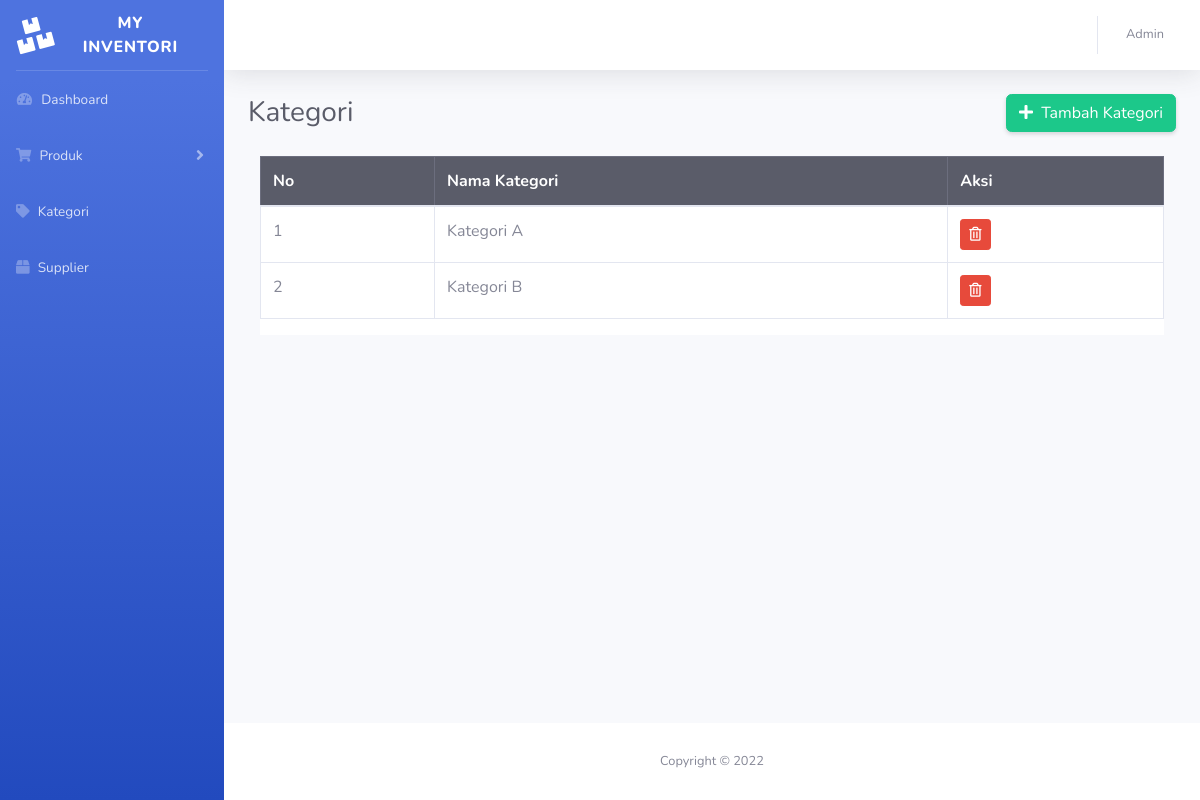
Screenshot of /kategori.php (signed in) with the database file from the repository.
### tables this page shows
CREATE TABLE `kategori` (
  `id_kategori` int(255) NOT NULL,
  `nama_kategori` varchar(255) NOT NULL
);

### kategori.php (the view, shortened to what this page needs)
<?php
include '_koneksi.php';
$sql = "SELECT * FROM kategori";
$result = $conn->query($sql);
if ($result->num_rows > 0) {
  while($row = $result->fetch_assoc()) {
    $kategori[] = $row;
  }
} else {
  echo "0 results";
}
?>
<!DOCTYPE html>
<html lang="en">
<head>
    <link href="vendor/fontawesome-free/css/all.min.css" rel="stylesheet" type="text/css">
    <link href="css/sb-admin-2.min.css" rel="stylesheet">
</head>
<body id="page-top">
    <div id="wrapper">
		<?php include 'inc/sidebar.php'; ?>
        <div id="content-wrapper" class="d-flex flex-column">
            <div id="content">
				<?php include 'inc/topbar.php'; ?>
                <div class="container-fluid">
					<div class="d-sm-flex align-items-center justify-content-between mb-4">
						<h1 class="h3 mb-0 text-gray-800">Kategori</h1>
						<a href="kategori_tambah.php" class="btn btn-success shadow-sm">
						<i class="fas fa-plus mr-1"></i> Tambah Kategori</a>
					</div>
					<div class="container">
						<div class="row bg-white">
							<table class="table table-bordered" id="dataTable" cellspacing="0">
								<thead class="table-dark">
									<tr>
										<th>No</th>
										<th>Nama Kategori</th>
										<th>Aksi</th>
									</tr>
								</thead>
								<tbody>
								<?php foreach($kategori as $kategori): ?>
									<tr>
										<td><?= $kategori['id_kategori'] ?></td>
										<td><?= $kategori['nama_kategori'] ?></td>
										<td>
											<a href="kategori_delete_go.php?id_kategori=<?= $kategori['id_kategori'] ?>"><button type="button" class="btn btn-sm btn-danger"><i class="far fa-trash-alt"></i></button></a>
										</td>
									</tr>
								<?php endforeach; ?>
								</tbody>
							</table>
						</div>
					</div>
                </div>
            </div>
			<?php include 'inc/footer.php'; ?>
        </div>
    </div>
</body>
</html>

### rows the page displays
kategori: id_kategori "1", nama_kategori "Kategori A"
kategori: id_kategori "2", nama_kategori "Kategori B"
